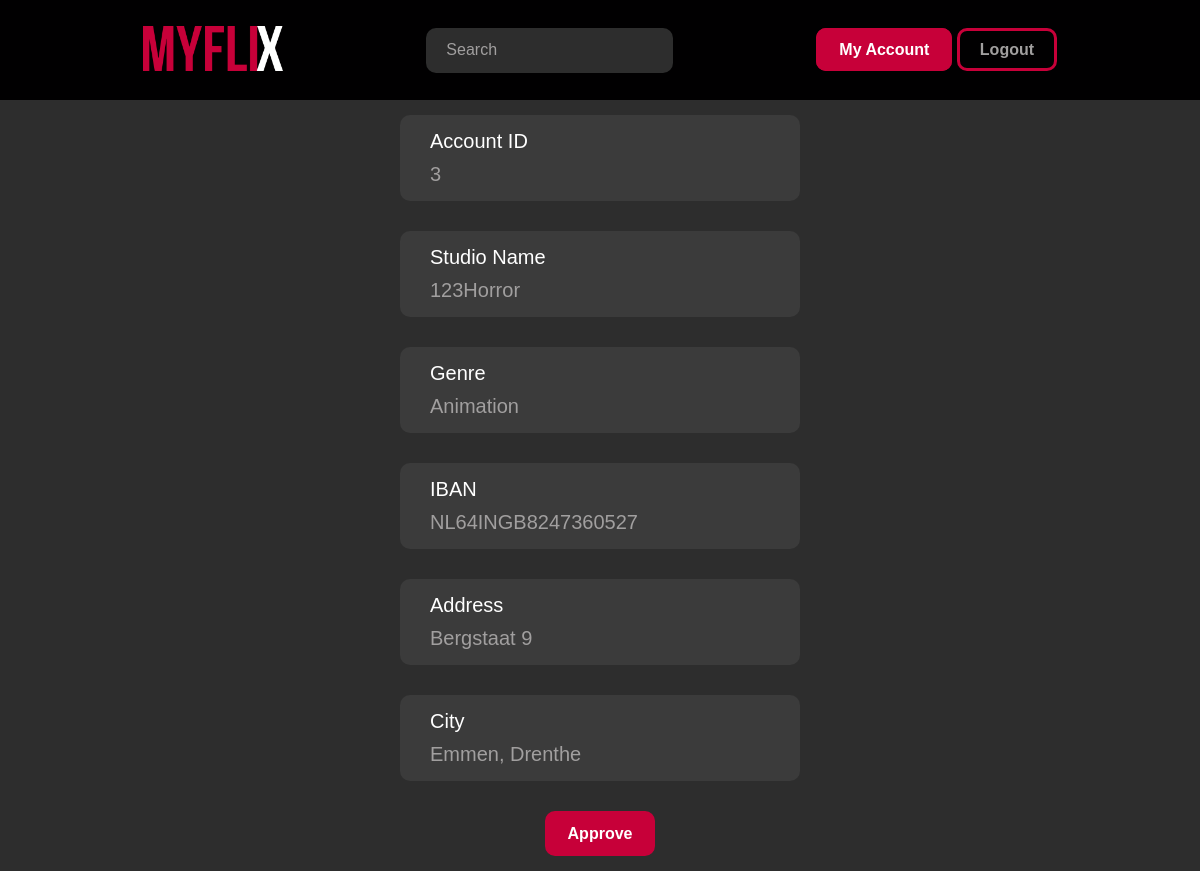
/accountReview.php?userId=3 (signed in), run on the app's committed database.
### tables this page shows
CREATE TABLE IF NOT EXISTS `company`
(
    `id`         INT          NOT NULL AUTO_INCREMENT,
    `studioName` VARCHAR(50)  NOT NULL UNIQUE,
    `genre`      INT          NOT NULL,
    `iban`       VARCHAR(35)  NOT NULL UNIQUE,
    `address`    VARCHAR(100) NOT NULL,
    `city`       VARCHAR(35)  NOT NULL,
    `approved`   TINYINT(1)   NOT NULL DEFAULT 0,
    primary key (`id`)

);

CREATE TABLE IF NOT EXISTS `genre`
(
    `id`          INT         NOT NULL AUTO_INCREMENT,
    `name`        VARCHAR(20) NOT NULL,
    `description` VARCHAR(40) NOT NULL,
    PRIMARY KEY (`id`)
);

### src/lang/en.php (called while the page is built, shortened)
<?php
$lang = [];
$lang["options"] = "options";
$lang["settings"] = "settings";
$lang["home"] = "Home";
$lang["searchPlaceholder"] = "search";
$lang["accountButton"] = "My account";
$lang["logout"] = "Log out";
$lang["login"] = "Login";
$lang["register"] = "Register";
$lang["loginRequired"] = "To access this page you need to log in";
$lang["loginHeader"] = "Login to your Account";
$lang["loginNewUser"] = "New to MyFlix?";
$lang["loginFillAllFields"] = "Please fill in everything";
$lang["loginWrongCredentials"] = "Wrong information";
$lang["usernameLabel"] = "Username";
$lang["passwordLabel"] = "Password";
$lang["placeholderEmail"] = "Enter your email";
$lang["passwordPlaceholder"] = "Enter your password";
$lang["login"] = "Log in";
$lang["resetPassword"] = "Forgot your password?";
$lang["wrongPassword"] = "Username and password do not match, please try again.";
$lang["forgotInformation"] = "Please fill in both fields";
$lang["newUser"] = "New to MyFlix?";
$lang["registerLink"] = "register";
$lang["registerSuccess"] = "You have successfully made an account, please log in.";
$lang["registerLink"] = "Register";
$lang["loginPassReset"] = "Forgot your password? Click here";
$lang["success"] = "You have successfully made an account, please log in.";
$lang["registerHeader"] = "Register your Account";
$lang["required"] = "This field is required";
$lang["confirmPasswordLabel"] = "Confirm Password";
$lang["confirmPasswordPlaceholder"] = "Confirm your password";
$lang["emailLabel"] = "Email";
$lang["emailPlaceholder"] = "someone@example.com";
$lang["studioNameLabel"] = "Studio name";
$lang["studioNamePlaceholder"] = "Enter your studio name";
$lang["addressLabel"] = "Address";
$lang["addressPlaceholder"] = "Enter your address";
$lang["cityLabel"] = "City";
$lang["cityPlaceholder"] = "Enter your city";
$lang["bankLabel"] = "Bank account (IBAN)";
$lang["bankPlaceholder"] = "Enter your IBAN here";
$lang["registerSubmit"] = "Make Account";
$lang["existingUser"] = "Already have an account?";
$lang["loginLink"] = "Log in";
$lang["passwordMatch"] = "Password do not match, try again.";
$lang["registerAlreadyAccount"] = "Do you already have an account?";
$lang["passwordReq"] = "Password must be at least 8 characters long and contain atleast 1 lower case, 1 upper case and 1 numbers";
$lang["exceedUserLength"] = "Username cannot exceed 20 characters";
$lang["exceedEmailLength"] = "Email cannot exceed 64 characters";
$lang["emailExists"] = "Email already exist";
$lang["queryError"] = "Query error";
$lang["prepareError"] = "Prepare error";
$lang["uploadVideo"] = "Upload Video";
$lang["fileError"] = [
    'There is no error, the file uploaded with success',
    'The uploaded file exceeds the upload_max_filesize directive in php.ini',
    'The uploaded file exceeds the MAX_FILE_SIZE directive that was specified in the HTML form',
    'The uploaded file was only partially uploaded',
    'No file was uploaded',
    'Missing a temporary folder',
    'Failed to write file to disk.',
    'A PHP extension stopped the file upload.',
];
$lang["incType"] = "Make sure that you upload a .mp4, .webm, .avi or .flv video file.";
$lang["noTitle"] = "Make sure to give your video a title.";
$lang["noGenre"] = "Make sure to select a genre.";
$lang["imgError"] = "There was an issue with uploading you thumbnail, try again.";
$lang["incImgType"] = "Make sure to give upload a .png, .jpg image file.";

### src/accountReview.php (called while the page is built, shortened)
<?php
$companyInfo = getCompanyInfo($id);
function getCompanyInfo($id){
    $conn = dbConnect();
    $infoStmt = mysqli_prepare($conn, "SELECT * FROM `company` WHERE id = ?");
    mysqli_stmt_bind_param($infoStmt, "i", $id);
    mysqli_stmt_execute($infoStmt);
    $result = mysqli_stmt_get_result($infoStmt);
    $companyInfo = mysqli_fetch_array($result, MYSQLI_ASSOC);
    return $companyInfo;
}

### src/genres.php (called while the page is built, shortened)
<?php
function getGenres(){
    $conn = dbConnect();
    $stmt = mysqli_query($conn, "SELECT `id`, `name` FROM `genre`");
    $data = [];
    while($row = mysqli_fetch_assoc($stmt)){
        array_push($data, $row);
    }
    return $data;
}
function idToGenre($id, $companyInfo){
    $data = getGenres();
    $key = array_search($id, array_column($data, "id"));
    $genre = $data[$key]["name"];
    return $genre;
}

### public/accountReview.php (the view, shortened to what this page needs)
<?php
require_once "../src/accountMod.php";
require_once "../src/accountReview.php";
require_once "../src/genres.php";
global $lang;
?>
    <body>
    <div id="container">
        <div id="accountInfo">
            <div class="studioInfo">
                <p class="label"><?= $lang["accountId"] ?></p>
                <p><?= $companyInfo["id"] ?></p>
            </div>
            <div class="studioInfo">
                <p class="label"><?= $lang["studioName"] ?></p>
                <p><?= $companyInfo["studioName"] ?></p>
            </div>
            <div class="studioInfo">
                <p class="label"><?= $lang["genre"] ?></p>
                <p><?= idToGenre($id, $companyInfo) ?></p>
            </div>
            <div class="studioInfo">
                <p class="label"><?= $lang["iban"] ?></p>
                <p><?= $companyInfo["iban"] ?></p>
            </div>
            <div class="studioInfo">
                <p class="label"><?= $lang["address"] ?></p>
                <p><?= $companyInfo["address"] ?></p>
            </div>
            <div class="studioInfo">
                <p class="label"><?= $lang["city"] ?></p>
                <p><?= $companyInfo["city"] ?></p>
            </div>
        </div>
        <div>
            <form action="<?= htmlentities("accountReview.php?userId=$id") ?>" method="post">
                <input type="submit" name="approve" value="<?= $lang["approve"] ?>">
            </form>
        </div>
    </div>
    </body>

### public/assets/css/template.css (style rules this page uses)
:root { --red: #c70039; --white: white; --black: #010001; --green: #00c75c; --background: #2d2d2d; --header-black: #222222; --text-gray: #a19f9f; --text-white: white; --border-radius: 10px; --header-height: 100px; --text-error: #ff6b6b; }
* { border: 0; margin: 0; padding: 0; box-sizing: border-box; font-family: sans-serif; }
::placeholder { opacity: 1; color: var(--text-gray); }
body { min-height: 100vh; color: var(--text-gray); background-color: var(--background); }
input, textarea, select { border: 0; padding: 10px 20px; color: var(--text-white); background-color: var(--background); border-radius: var(--border-radius); }
select, input { height: 45px; border-radius: var(--border-radius); }
.red-btn, .red-btn-filled, input[type=submit], input[type=button], button { height: 45px; cursor: pointer; text-align: center; text-decoration: none; font-weight: bold; padding: 10px 20px; color: var(--text-gray); border: 3px solid var(--red); background-color: transparent; border-radius: var(--border-radius); }
.red-btn-filled, input[type=submit] { color: var(--white); background-color: var(--red); }
form { background-color: var(--black); }
form input, form textarea, form select { display: block; margin: 20px 0; }
input, button, textarea, select { font: inherit; }

### public/assets/css/accountReview.css (style rules this page uses)
p { font-size: 1.25rem; }
#container { width: 55%; margin: auto; display: flex; flex-direction: column; align-items: center; justify-content: space-around; }
#accountInfo { margin: auto; display: flex; flex-direction: row; flex-wrap: wrap; align-items: center; justify-content: space-around; }
.studioInfo { background-color: #3b3b3b; border-radius: var(--border-radius); width: 400px; margin: 15px; padding: 15px 30px; }
.label { color: var(--white); margin-bottom: 10px; }
form { background-color: var(--background); display: flex; flex-direction: row; justify-content: space-between; }
form input { margin: 15px; min-width: 110px; }

### data on the page
company: id "3", studioName "123Horror", iban "NL64INGB8247360527", address "Bergstaat 9", city "Emmen, Drenthe"
genre: name "Animation"

### other printed values
$lang["accountId"] "Account ID"
$lang["studioName"] "Studio Name"
$lang["genre"] "Genre"
$lang["iban"] "IBAN"
$lang["address"] "Address"
$lang["city"] "City"
